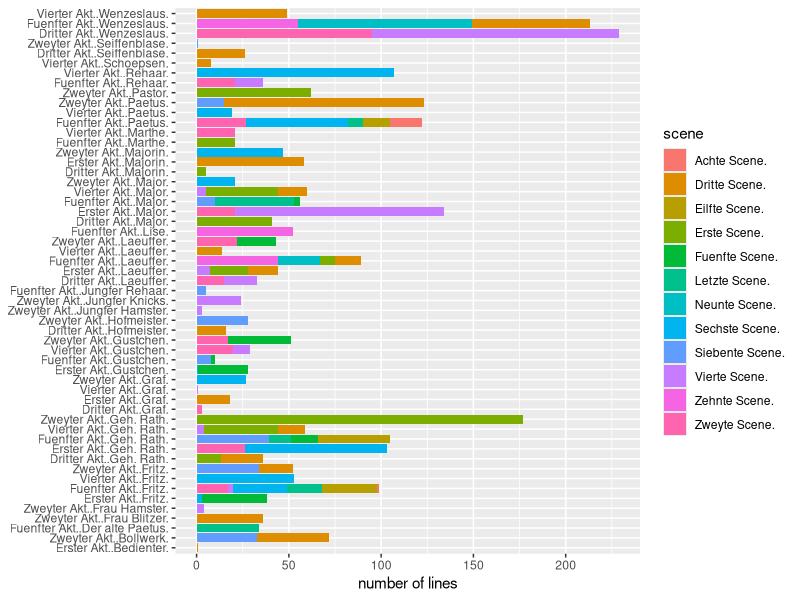
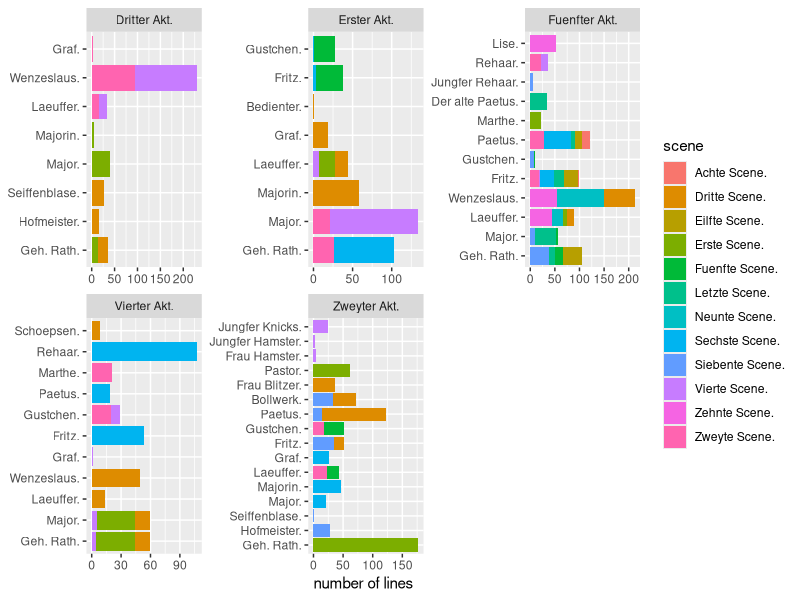
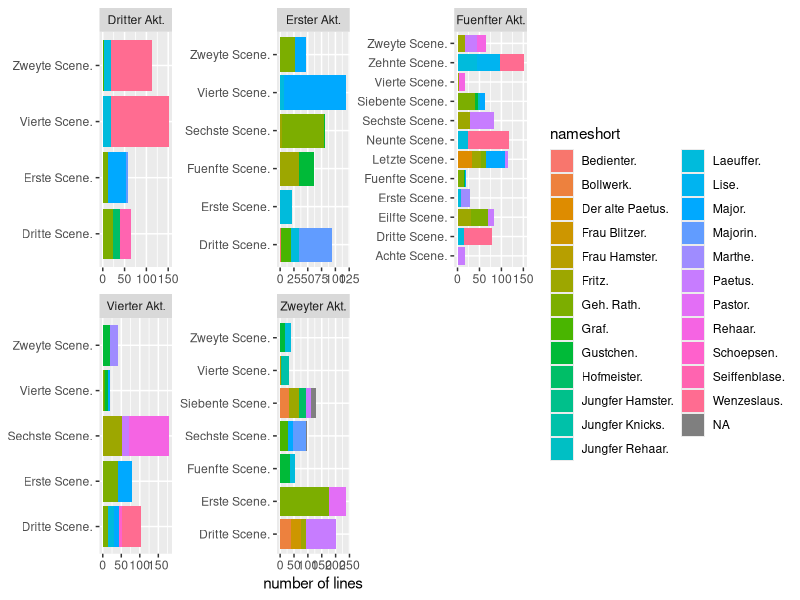
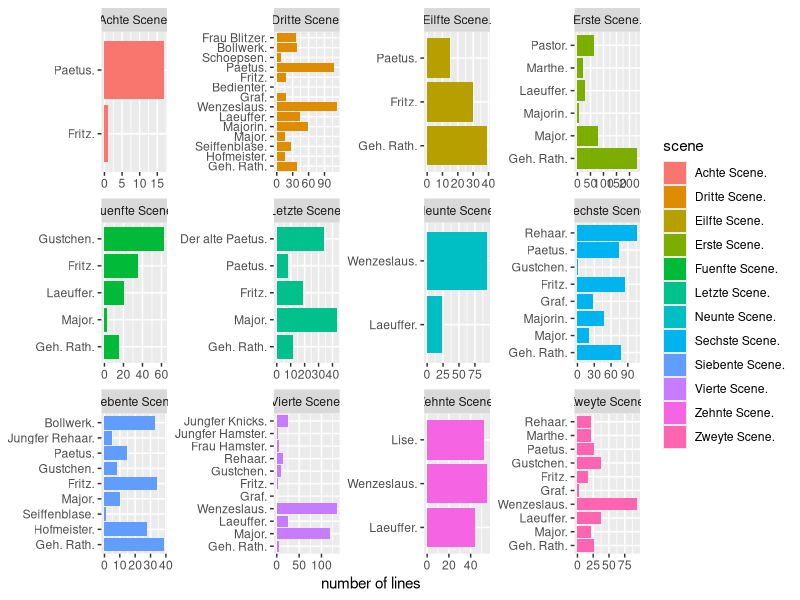
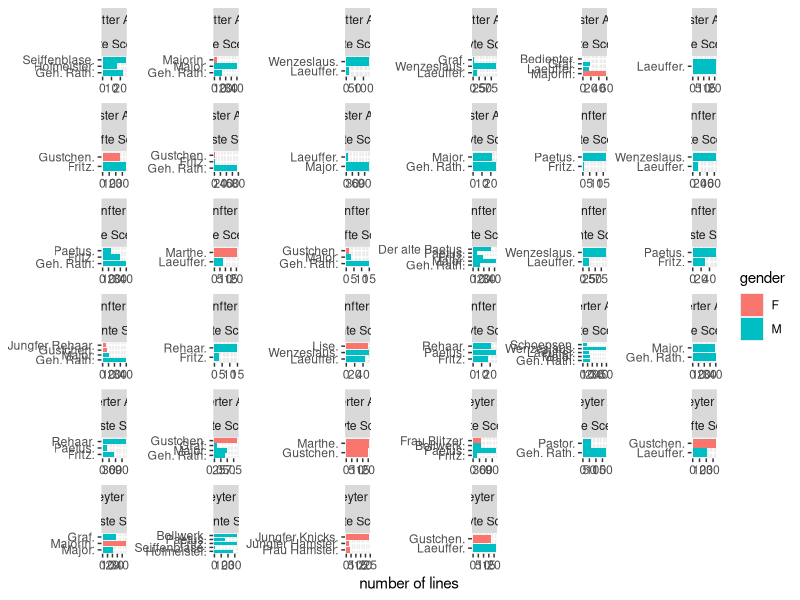
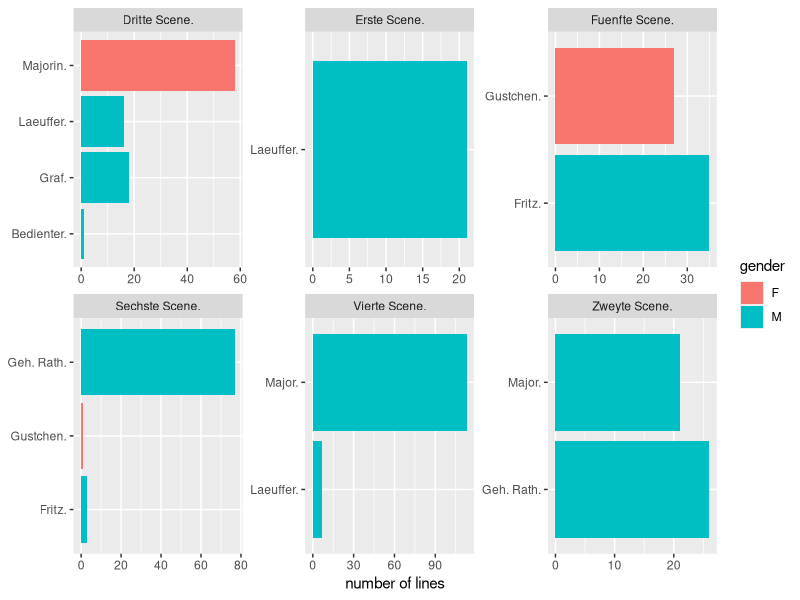
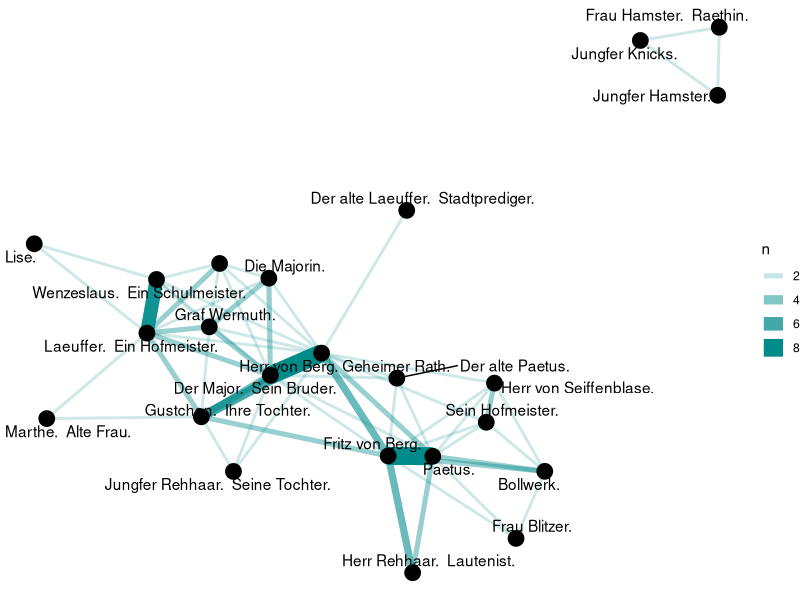
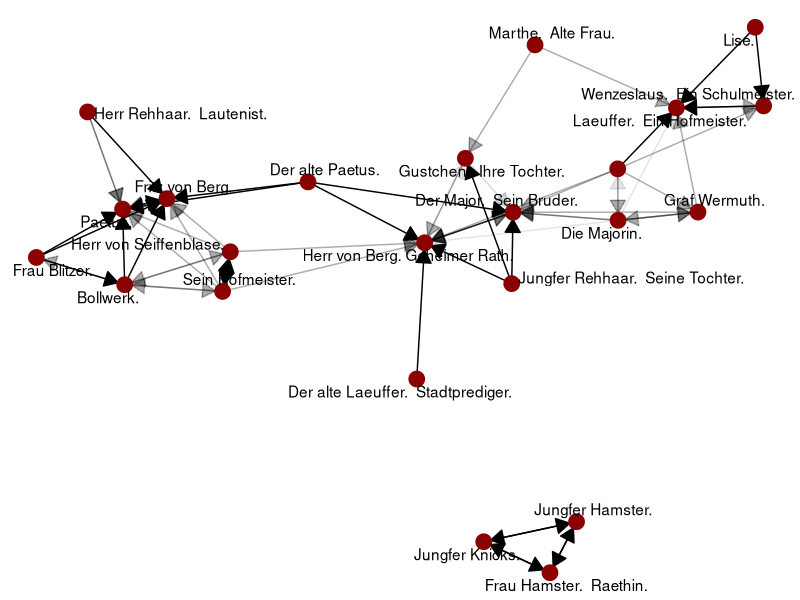

These figures' R source, in order:
#Digital Humanities workshop in the Summer School for Baltic Enlightenment and its inheritance (Sommerschule "Die baltische Aufklärung und ihr Erbe"), 2017
#Compiled by Peeter Tinits, 05-09-2017.

#Workshop 2 materials.
#Here we look at in more detail how you could go about processing a single text.
#We use more packages here than in workshop 1.
lapply(c("tidytext", "gutenbergr", "dplyr", "scales", "ggplot2","zoo","igraph","ggraph","tm","scales","readr","grid","stringr"), 
       function(x) if(!is.element(x, installed.packages())) install.packages(x, dependencies = T))

#Then we read the packages into R environment.
library(zoo)
library(tidytext)
library(ggplot2)
library(igraph)
library(ggraph)
library(dplyr)
library(tm)
library(scales)
library(readr)
library(stringr)
library(tidyr)


hofmeister <- read.table("data/hofmeister/7hfms10.txt", sep="\t",quote = "",header=FALSE,blank.lines.skip=FALSE,stringsAsFactors=F)#,  fileEncoding = "UTF-8"
names(hofmeister) <- "line"


#same as
#gutenberg_metadata %>%
 #filter(title == "Der Hofmeister")
#hofmeister2 <- gutenberg_download(6821)




#there's extra comments before and after text, mark beginning and end
#lag() - compare with the previous row instead
hofmeister <- hofmeister %>%
  mutate(is_book=ifelse(lag(line)=="Der Hofmeister odor Vortheile der Privaterziehung",yes="book",no=NA)) %>%
  mutate(is_book=ifelse(line=="Ende dieses Projekt Gutenberg Etextes Der Hofmeister odor",yes="nobook",no=is_book))

#na.locf - fill the NAs before or after data
hofmeister <- na.locf(hofmeister)

#keep only the parts that are the book
hofmeister <- hofmeister %>%
  filter(is_book=="book")


#mark beginning of play itself
hofmeister <- hofmeister %>%
  mutate(is_text=ifelse(lead(line)=="Erster Akt.",yes="text",no=NA))
#na.locf - fill the NAs before or after data
hofmeister <- na.locf(hofmeister)

#there's useful information before
namelist <- hofmeister %>%
  filter(is.na(is_text))
write.csv(namelist,"data/hofmeister/names_raw.csv")


hofmeister <- hofmeister %>%
  filter(is_text=="text")


#lead() - one row after
#lag(,2) - two rows before
#is.na() - is something na
#! - negation
#str_replace() - substite words with words
hofmeister <- hofmeister %>%
  mutate(rownumber=1:nrow(hofmeister)) %>%
  mutate(akt=ifelse(grepl("Akt",line),yes=line,no=NA)) %>%
  mutate(scene=ifelse(grepl("Scene.",line,fixed=TRUE),yes=line,no=NA)) %>%
  mutate(scene=str_replace(scene,"Zweite Scene.","Zweyte Scene.")) %>%
  mutate(speaker=ifelse(line!=""&lag(line)=="",yes=line,no=NA)) %>%
  mutate(scene_description=ifelse(line!=""&lag(line)==""&lag(line,2)==""&!is.na(scene),yes="scene_descr_begin",no=NA)) %>%
  mutate(scene_description=ifelse(lag(line)!=""&line==""&lead(line)=="",yes="scene_descr_end",no=scene_description))

#now we fill the blanks again, this time for durations of acts, scenes, speaker turns etc
hofmeister <- na.locf(hofmeister)


hofmeister %>%
  filter(scene_description=="scene_descr_begin")

dialogues <- hofmeister %>%
  filter(!is.na(akt),scene_description!="scene_descr_begin")

#let's check the speakers we have
speakers <- dialogues %>%
  count(speaker) %>%
  arrange(desc(n))

#str_extract - get part of the string that matches the query
#trimws() - trim whitespace around the word, clean up the leftover spaces
dialogues <- dialogues %>% 
  mutate(activity=str_extract(speaker, "\\(.*\\)")) %>%
  mutate(activity=str_extract(speaker, "\\(.*")) %>% 
  mutate(speaker_clean=str_replace(speaker, "\\(.*\\)","")) %>%
  mutate(speaker_clean=str_replace(speaker, "\\(.*","")) %>% 
  mutate(speaker_clean=trimws(speaker_clean))

speakers <- dialogues %>% 
  count(speaker_clean) %>%
  arrange(desc(n))
write.csv(speakers,"data/hofmeister/speakers_text.csv")

#we can manually combine the files
#additionally we can add the gender markers to them
names_gender <- read.csv("data/hofmeister/names.csv",stringsAsFactors = F)

#we find that even after cleaning, some names still have multiple expressions
#we can simply replace them
dialogues <- dialogues %>% 
  mutate(speaker_clean=str_replace(speaker_clean, "Fritz v. Berg.","Fritz.")) %>%
  mutate(speaker_clean=str_replace(speaker_clean, "Graf Wermuth.","Graf.")) %>% 
  mutate(speaker_clean=str_replace(speaker_clean, "Seiffenblase.","Herr von Seiffenblase."))

#join the names with the main data
dialogues <- dialogues %>%
  left_join(names_gender,by="speaker_clean")

#we can remove speaker information from text to keep only dialogues
#if the line == speaker, replace with empty line
dialogues <- dialogues %>%
  mutate(line=ifelse(line==speaker,yes="",no=line))


#we can remove all unmarked lines as they are no longer necessary
dialogues <- dialogues %>%
  filter(!str_detect(speaker_clean,"Akt")) %>%
  filter(!str_detect(speaker_clean,"Scene")) %>%
  filter(!str_detect(speaker_clean,"Zu")) %>%
  filter(!line=="") #also remove all empty lines....

#we can also mark the beginning and end of an dialogue turn, by marking when the speaker changed
#ifelse(condition, whatifyes, whatifno) - do if condition is fulfilled, and something else if not
#if no=variable, then it means it keeps its current value
dialogues <- dialogues %>%
  mutate(turnswitch=ifelse(speaker_clean!=lead(speaker_clean),yes="turnswitch",no=NA)) %>%
  mutate(turnswitch=ifelse(rownumber==max(rownumber),yes="turnswitch",no=turnswitch))

#and we can give unique ids to each row and dialogue turn through numbers
#rownumber was set before
#rank() - the place in the ordered sequence
dialogues <- dialogues %>%
  mutate(dialnr=ifelse(turnswitch=="turnswitch",yes=rownumber,no=NA)) %>%
  mutate(dialrank=ifelse(turnswitch=="turnswitch",yes=rank(dialnr),no=NA))

#fill again the place in sequence - in this case from last to first (because in this case, first will be NAs)
dialogues$dialrank <- na.locf(dialogues$dialrank,fromLast=TRUE)


#how many turns did the people have?
turnsperperson <- dialogues %>%
  group_by(nameshort) %>%
  summarize(n=n_distinct(dialrank)) %>%
  arrange(desc(n))


#how many participants in each scene
participants <- dialogues %>%
  group_by(akt, scene) %>%
  summarize(n=n_distinct(nameshort)) %>%
  arrange(desc(n))


#how many lines per person per scene
linecountperscene <- dialogues %>%
  group_by(akt, scene, nameshort,gender) %>%
  count(n_distinct(dialrank))


wordcountperscene <- dialogues %>%
  unnest_tokens(word,line) %>%
  group_by(akt, scene, nameshort, gender) %>%#
  count() %>%
  ungroup() %>%
  mutate(akt =  factor(akt, levels = unique(dialogues$akt))) %>%
  mutate(scene =  factor(scene, levels = unique(dialogues$scene))) %>%
  mutate(akt_scene =  paste(as.numeric(factor(akt, levels = unique(dialogues$akt))),as.numeric(factor(scene, levels = unique(dialogues$scene))),sep=".")) %>% #once they are in order we can use that to make the a compact listing of them
  arrange(akt, scene) #same as arrange(akt_scene)


#x=akt:name - the combination of act and name
linecountperscene %>% 
  filter(!is.na(nameshort)) %>%
  filter(!is.na(akt)) %>%
  mutate(name=factor(nameshort)) %>%
  arrange(desc(scene)) %>%
  ggplot(aes(x=interaction(akt,nameshort),y=n,fill=scene)) +#interaction(akt,scene)
  geom_col() +
  labs(x = NULL, y = "number of lines")+
  coord_flip()


linecountperscene %>% 
  filter(!is.na(nameshort)) %>%
  mutate(name=factor(nameshort)) %>%
  arrange(desc(scene)) %>%
  ggplot(aes(x=name,y=n,group=akt,fill=scene))+
  geom_col() +
  labs(x = NULL, y = "number of lines")+
  coord_flip()+
  facet_wrap(~akt, scales = "free")


linecountperscene %>% 
  ggplot(aes(x=scene,y=n, group=akt, fill = nameshort)) +#interaction(akt,scene)
  geom_col() +
  labs(x = NULL, y = "number of lines")+
  coord_flip()+
  facet_wrap(~akt, scales = "free")


#the Bechdel test

#this one doesn't plot properly, because it thinks that first scene of acts 1 and 2 are the same
linecountperscene %>% 
  filter(!is.na(nameshort)) %>%
  mutate(name=factor(nameshort)) %>%
  arrange(desc(scene)) %>%
  ggplot(aes(x=name,y=n,fill=scene)) +#interaction(akt,scene)
  geom_col() +
  facet_wrap(~scene, scales = "free")+# +
  labs(x = NULL, y = "number of lines")+
  coord_flip()

#but interactions of them will create a messy plot
linecountperscene %>% 
  filter(!is.na(nameshort)) %>%
  mutate(name=factor(nameshort)) %>%
  arrange(desc(scene)) %>%
  ggplot(aes(x=name,y=n,fill=gender)) +#interaction(akt,scene)
  geom_col() +
  facet_wrap(~akt+scene, scales = "free")+# +
  labs(x = NULL, y = "number of lines")+
  coord_flip()

#a possible solution just to plot each act separately
#ggplot facet_wrap size?
linecountperscene %>% 
  filter(!is.na(nameshort)) %>%
  filter(akt==unique(dialogues$akt)[1]) %>%
  mutate(name=factor(nameshort)) %>%
  arrange(desc(scene)) %>%
  ggplot(aes(x=name,y=n,fill=gender)) +
  geom_col() +
  facet_wrap(~scene, scales = "free")+
  labs(x = NULL, y = "number of lines")+
  coord_flip()


#and these are the possible candidates we find

#they are talking about a man
akt2 <- dialogues %>%
  filter(akt==unique(dialogues$akt)[2]) %>%
  filter(scene==unique(dialogues$scene)[4])

#maybe - talking about staying at home?
akt4 <- dialogues %>%
  filter(akt==unique(dialogues$akt)[4]) %>%
  filter(scene==unique(dialogues$scene)[2])

#was es war, das in meinem Busen auf- und abstieg, wenn ich Sie aus dem Fenster sah;  
akt5 <- dialogues %>%
  filter(akt==unique(dialogues$akt)[5]) %>%
  filter(scene==unique(dialogues$scene)[7])




#people who occurred in the same scene
members_of_scenes <- dialogues %>%
  group_by(akt,scene) %>%
  distinct(name)

totalscenes <- members_of_scenes %>%
  group_by(name) %>%
  count() %>%
  arrange(desc(n))

pairs_in_scenes <- members_of_scenes %>%
  left_join(members_of_scenes, by=c("akt","scene")) %>%
  filter(name.x!=name.y) %>%
  group_by(name.x,name.y) %>%
  count() %>%
  arrange(desc(n))


pairs_in_scenes %>%
  graph_from_data_frame() %>%
  ggraph(layout = "fr") +
  geom_edge_link(aes(edge_alpha = n, edge_width = n), edge_colour = "cyan4") +
  geom_node_point(size = 5) +
  geom_node_text(aes(label = name), repel = TRUE, 
                 point.padding = unit(0.2, "lines")) +
  theme_void()




pairs_proportions <- pairs_in_scenes %>%
  rename(name=name.x) %>%
  left_join(totalscenes,by="name") %>% #here bidirectionality comes really handy actually
  mutate(proportion=n.x/n.y)

set.seed(2017)
pairs_proportions %>%
  filter(proportion > 0.3) %>%
  graph_from_data_frame() %>%
  ggraph(layout = "fr") +
  geom_edge_link(aes(edge_alpha = proportion), show.legend = FALSE, arrow= grid::arrow(type = "closed", length = unit(.15, "inches")), end_cap = circle(.07, 'inches')) +
  geom_node_point(color = "darkred", size = 5) +
  geom_node_text(aes(label = name), repel = TRUE) +
  theme_void()





#what we did before
stopwords(kind = "de")
stop_wordsde <- tibble(word=stopwords(kind = "de"))


dial_M <- dialogues %>%
  filter(gender=="M") %>%
  unnest_tokens(word, line)# %>%
  #anti_join(stop_wordsde, by = "word")
dial_F <- dialogues %>%
  filter(gender=="F") %>%
  unnest_tokens(word, line)# %>%
  #anti_join(stop_wordsde, by = "word")


comparison <- dial_M %>%
  count(word = word) %>%
  rename(M = n) %>%
  inner_join(count(dial_F, word)) %>%
  rename(F = n) %>%
  mutate(F = F / sum(F),
         M = M / sum(M))



ggplot(comparison, aes(M, F)) +
  geom_point(alpha = 0.5) +
  geom_text(aes(label = word), check_overlap = TRUE,
            vjust = 1, hjust = 1) +
  scale_x_log10(labels = percent_format()) +
  scale_y_log10(labels = percent_format()) +
  geom_abline(color = "red")



name_counts <- dialogues %>%
  unnest_tokens(word, line) %>%
  anti_join(stop_wordsde, by = "word") %>%
  count(nameshort, word, sort = TRUE) %>%
  arrange(desc(word)) %>%
  bind_tf_idf(word, nameshort, n) %>%
  arrange(desc(tf_idf)) %>%
  mutate(word = factor(word, levels = rev(unique(word))))

name_counts %>% 
  ungroup() %>% 
  top_n(20) %>%
  mutate(word = factor(word, levels = rev(unique(word)))) %>%
  ggplot(aes(word, tf_idf, fill = nameshort)) +
  geom_col() +
  labs(x = NULL, y = "tf-idf") +
  coord_flip()

name_counts %>% 
  group_by(nameshort) %>% 
  top_n(10) %>% 
  ungroup %>%
  mutate(word = factor(word, levels = rev(unique(word)))) %>%
  ggplot(aes(word, tf_idf, fill = nameshort)) +
  geom_col(show.legend = FALSE) +
  labs(x = NULL, y = "tf-idf") +
  facet_wrap(~nameshort, ncol = 5, scales = "free") +
  coord_flip()



dialogues %>%
  unnest_tokens(word, line) %>%
  anti_join(stop_wordsde, by = "word") %>%
  count(gender, word, sort = TRUE) %>%
  arrange(desc(word)) %>%
  bind_tf_idf(word, gender, n) %>%
  arrange(desc(tf_idf)) %>%
  mutate(word = factor(word, levels = rev(unique(word)))) %>%
  top_n(20) %>%
  ggplot(aes(word, tf_idf, fill = gender)) +
  geom_col() +
  labs(x = NULL, y = "tf-idf") +
  coord_flip()




#extra, german sentiments

neg_df <- read_tsv("data/sentiments_de/SentiWS_v1.8c_Negative.txt", col_names = FALSE)
names(neg_df) <- c("Wort_POS", "Wert", "Inflektionen")

glimpse(neg_df)

neg_df %>% 
  mutate(Wort = str_sub(Wort_POS, 1, regexpr("\\|", .$Wort_POS)-1),
         POS = str_sub(Wort_POS, start = regexpr("\\|", .$Wort_POS)+1)) -> neg_df


pos_df <- read_tsv("data/sentiments_de/SentiWS_v1.8c_Positive.txt", col_names = FALSE)
names(pos_df) <- c("Wort_POS", "Wert", "Inflektionen")
pos_df %>% 
  mutate(Wort = str_sub(Wort_POS, 1, regexpr("\\|", .$Wort_POS)-1),
         POS = str_sub(Wort_POS, start = regexpr("\\|", .$Wort_POS)+1)) -> pos_df


bind_rows("neg" = neg_df, "pos" = pos_df, .id = "neg_pos") -> sentiment_df
sentiment_df %>% select(neg_pos, Wort, Wert, Inflektionen, -Wort_POS) -> sentiment_df


basic <- sentiment_df %>%
  select(neg_pos,Wert,Wort) %>%
  unnest_tokens(word,Wort) %>%
  distinct()
declinated <- sentiment_df %>%
  unnest_tokens(word,Inflektionen) %>%
  select(neg_pos,Wert,word)

bind_rows(basic,declinated) -> de_sent

dial_words <- dialogues %>%
  unnest_tokens(word, line) %>%
  anti_join(stop_wordsde, by = "word")

dial_sentiments <- dial_words %>%
  inner_join(de_sent, by = c(word = "word")) %>%
  group_by(akt,scene) %>%
  count(neg_pos) %>%
  ungroup() %>%
  spread(neg_pos, n, fill = 0) %>%
  mutate(sentiment = pos - neg) %>%
  arrange(sentiment)


sentiments_ordered <- dial_sentiments %>%
  mutate(akt =  factor(akt, levels = unique(dialogues$akt))) %>%
  mutate(scene =  factor(scene, levels = unique(dialogues$scene))) %>%
  arrange(akt, scene)


#just use colon for this, for interactions on the ggplot
sentiments_ordered %>% # plot
  ggplot(aes(x = akt:scene, y = sentiment)) + 
  geom_bar(stat = "identity", aes(fill = akt)) + 
  theme_classic() + 
  theme(axis.text.x = element_text(angle = 90)) + 
  coord_flip() + 
  ylim(-50, 50) +
  ggtitle("Centered sentiment scores", 
          subtitle = "Acts and Scenes in Hofmeister")
